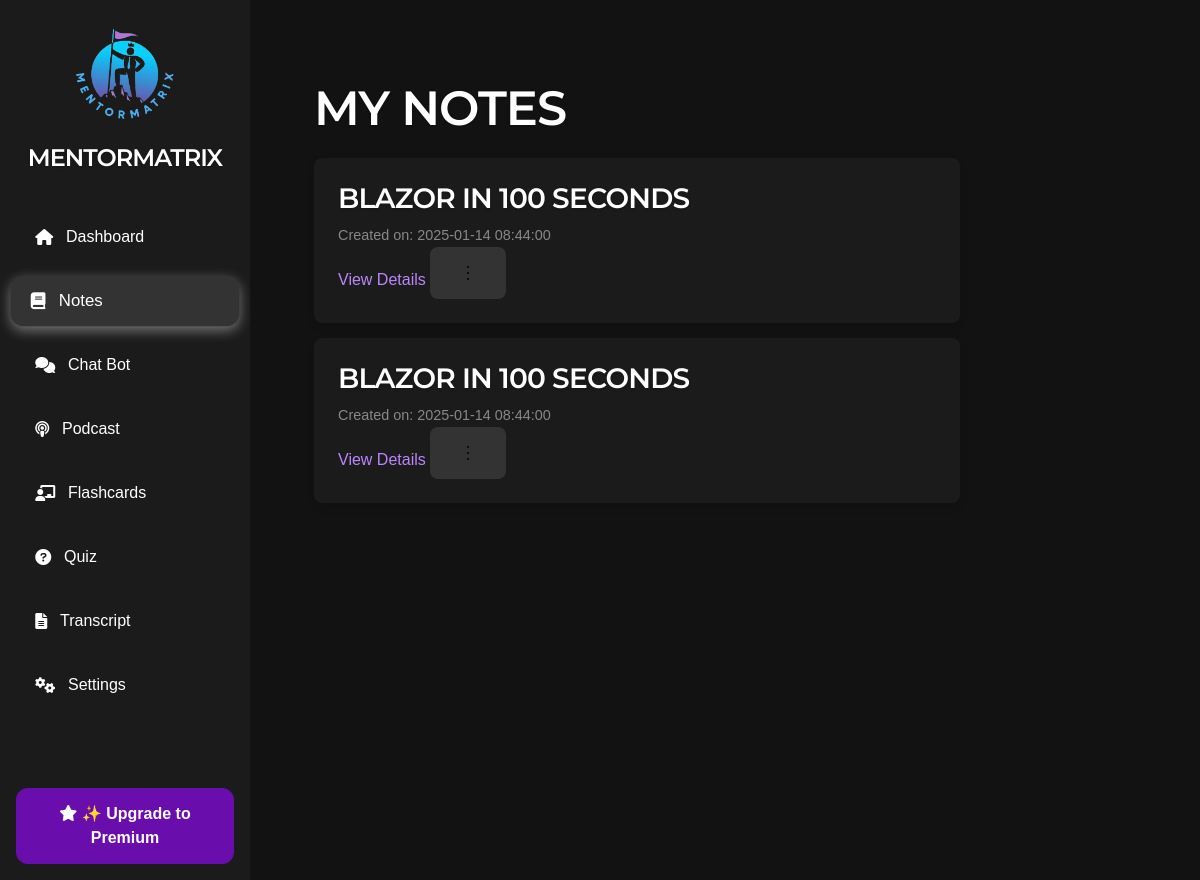
/notes, run on an earlier commit of the app's database.
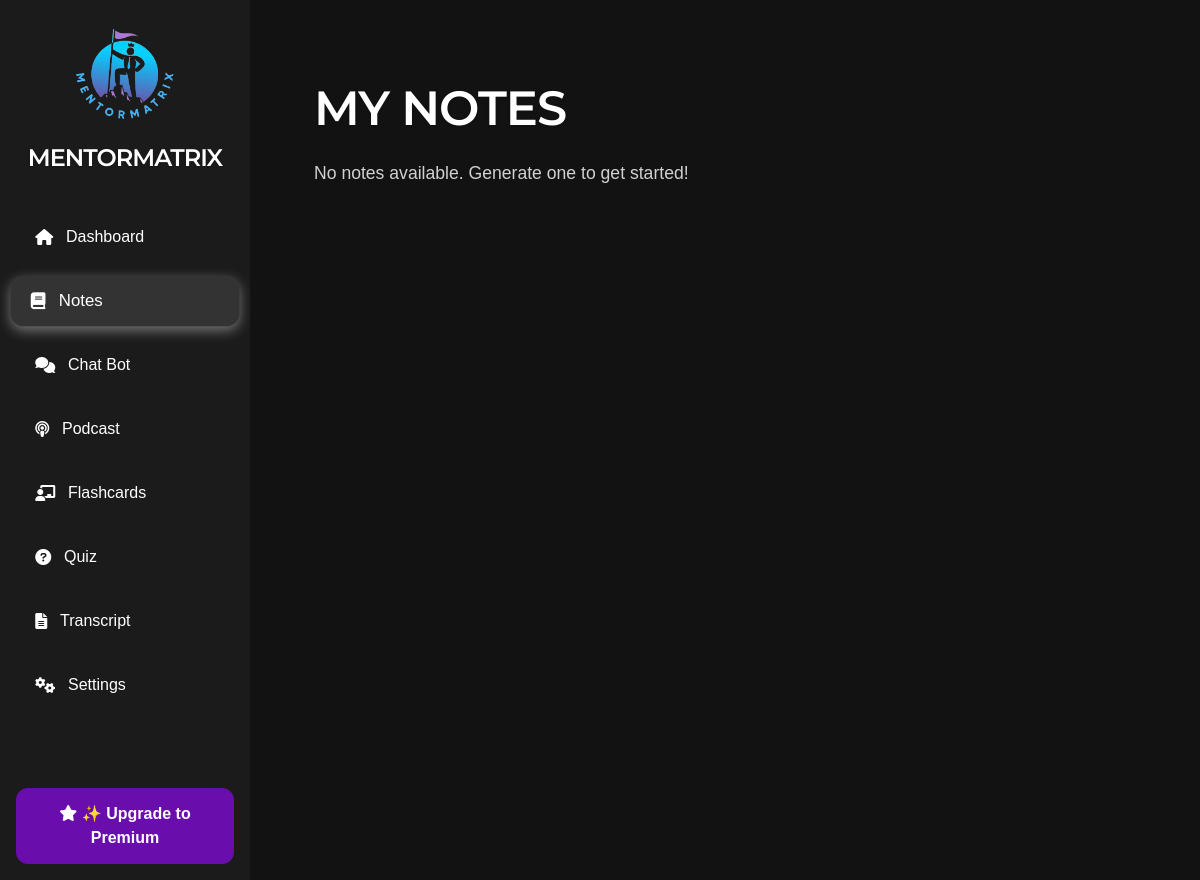
And on a later commit of the database.
### tables this page shows
CREATE TABLE notes (
                    id INTEGER PRIMARY KEY AUTOINCREMENT,
                    transcript_id INTEGER,
                    title TEXT NOT NULL,
                    content TEXT NOT NULL,
                    created_at DATETIME DEFAULT CURRENT_TIMESTAMP,
                    updated_at DATETIME DEFAULT CURRENT_TIMESTAMP,
                    FOREIGN KEY (transcript_id) REFERENCES transcripts(id) ON DELETE CASCADE);

### routes/notes.py (the view)
@notes_blueprint.route("/notes")
def notes():
    notes_data = db.execute("""
        SELECT
            notes.id,
            notes.title AS note_title,
            notes.content AS note_content,
            notes.created_at,
            files.name AS file_name,
            files.file_type,
            files.metadata,
            transcripts.title AS transcript_title
        FROM notes
        LEFT JOIN files ON notes.transcript_id = files.transcript_id
        LEFT JOIN transcripts ON notes.transcript_id = transcripts.id
    """)
    return render_template("notes.html", notes=notes_data, current_route="notes")

### templates/notes.html (shortened to what this page needs)
{% extends "layout.html" %}
{% block other_head_stuff %}
    <link rel="stylesheet" href="{{ url_for('static', filename='css/notes.css') }}">
{% endblock %}
{% block content %}
    <div class="container">
        <div class="main-content">
            <h1>My Notes</h1>
            <ul class="notes-list">
                {% for note in notes %}
                    <li class="note-item">
                        <h2>{{ note.note_title }}</h2>
                        <small>Created on: {{ note.created_at }}</small>
                        <a href="{{ url_for('notes.view_note', note_id=note.id) }}" class="view-details-btn">View Details</a>
                        <button class="settings-btn" onclick="openNoteSettings({{ note.id }}, '{{ note.note_title | escape }}')">
                            <img src="{{ url_for('static', filename='images/three_dots.svg') }}" alt="">
                        </button>
                    </li>
                {% else %}
                    <p>No notes available. Generate one to get started!</p>
                {% endfor %}
            </ul>
        </div>
    </div>
{% endblock %}

What changed in the data, as far as the page shows it:
removed notes: note_title "BLAZOR IN 100 SECONDS", created_at "2025-01-14 08:44:00", shows a picture
Also different on the page:
text now shown: "No notes available. Generate one to get started!"
